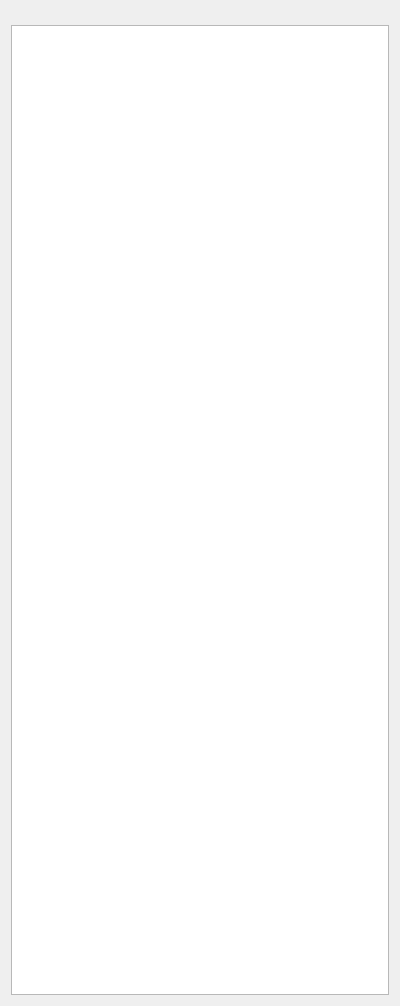
<?xml version="1.0" encoding="UTF-8"?>
<ui version="4.0">
 <class>MoldingTreeView</class>
 <widget class="QWidget" name="MoldingTreeView">
  <property name="geometry">
   <rect>
    <x>0</x>
    <y>0</y>
    <width>400</width>
    <height>1006</height>
   </rect>
  </property>
  <property name="windowTitle">
   <string>Form</string>
  </property>
  <layout class="QVBoxLayout" name="verticalLayout">
   <property name="topMargin">
    <number>25</number>
   </property>
   <item>
    <widget class="QTreeView" name="treeView"/>
   </item>
  </layout>
 </widget>
 <resources/>
 <connections/>
</ui>
